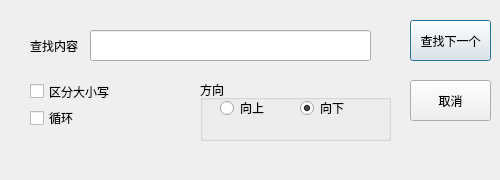
<?xml version="1.0" encoding="UTF-8"?>
<ui version="4.0">
 <class>FindDialog</class>
 <widget class="QDialog" name="FindDialog">
  <property name="geometry">
   <rect>
    <x>0</x>
    <y>0</y>
    <width>500</width>
    <height>180</height>
   </rect>
  </property>
  <property name="minimumSize">
   <size>
    <width>500</width>
    <height>180</height>
   </size>
  </property>
  <property name="maximumSize">
   <size>
    <width>500</width>
    <height>180</height>
   </size>
  </property>
  <property name="windowTitle">
   <string>Dialog</string>
  </property>
  <widget class="QLabel" name="label">
   <property name="geometry">
    <rect>
     <x>30</x>
     <y>40</y>
     <width>54</width>
     <height>12</height>
    </rect>
   </property>
   <property name="text">
    <string>查找内容</string>
   </property>
  </widget>
  <widget class="QLineEdit" name="lineEdit">
   <property name="geometry">
    <rect>
     <x>90</x>
     <y>30</y>
     <width>281</width>
     <height>31</height>
    </rect>
   </property>
  </widget>
  <widget class="QPushButton" name="find_next">
   <property name="geometry">
    <rect>
     <x>410</x>
     <y>20</y>
     <width>81</width>
     <height>41</height>
    </rect>
   </property>
   <property name="text">
    <string>查找下一个</string>
   </property>
  </widget>
  <widget class="QPushButton" name="cancel">
   <property name="geometry">
    <rect>
     <x>410</x>
     <y>80</y>
     <width>81</width>
     <height>41</height>
    </rect>
   </property>
   <property name="text">
    <string>取消</string>
   </property>
  </widget>
  <widget class="QGroupBox" name="groupBox">
   <property name="geometry">
    <rect>
     <x>200</x>
     <y>80</y>
     <width>191</width>
     <height>61</height>
    </rect>
   </property>
   <property name="title">
    <string>方向</string>
   </property>
   <widget class="QRadioButton" name="up">
    <property name="geometry">
     <rect>
      <x>20</x>
      <y>20</y>
      <width>89</width>
      <height>16</height>
     </rect>
    </property>
    <property name="text">
     <string>向上</string>
    </property>
    <attribute name="buttonGroup">
     <string notr="true">buttonGroup</string>
    </attribute>
   </widget>
   <widget class="QRadioButton" name="down">
    <property name="geometry">
     <rect>
      <x>100</x>
      <y>20</y>
      <width>89</width>
      <height>16</height>
     </rect>
    </property>
    <property name="text">
     <string>向下</string>
    </property>
    <property name="checked">
     <bool>true</bool>
    </property>
    <attribute name="buttonGroup">
     <string notr="true">buttonGroup</string>
    </attribute>
   </widget>
  </widget>
  <widget class="QCheckBox" name="case_2">
   <property name="geometry">
    <rect>
     <x>30</x>
     <y>80</y>
     <width>100</width>
     <height>23</height>
    </rect>
   </property>
   <property name="maximumSize">
    <size>
     <width>100</width>
     <height>16777215</height>
    </size>
   </property>
   <property name="text">
    <string>区分大小写</string>
   </property>
  </widget>
  <widget class="QCheckBox" name="cycle">
   <property name="geometry">
    <rect>
     <x>30</x>
     <y>110</y>
     <width>71</width>
     <height>16</height>
    </rect>
   </property>
   <property name="text">
    <string>循环</string>
   </property>
  </widget>
 </widget>
 <resources/>
 <connections/>
 <buttongroups>
  <buttongroup name="buttonGroup"/>
 </buttongroups>
</ui>
